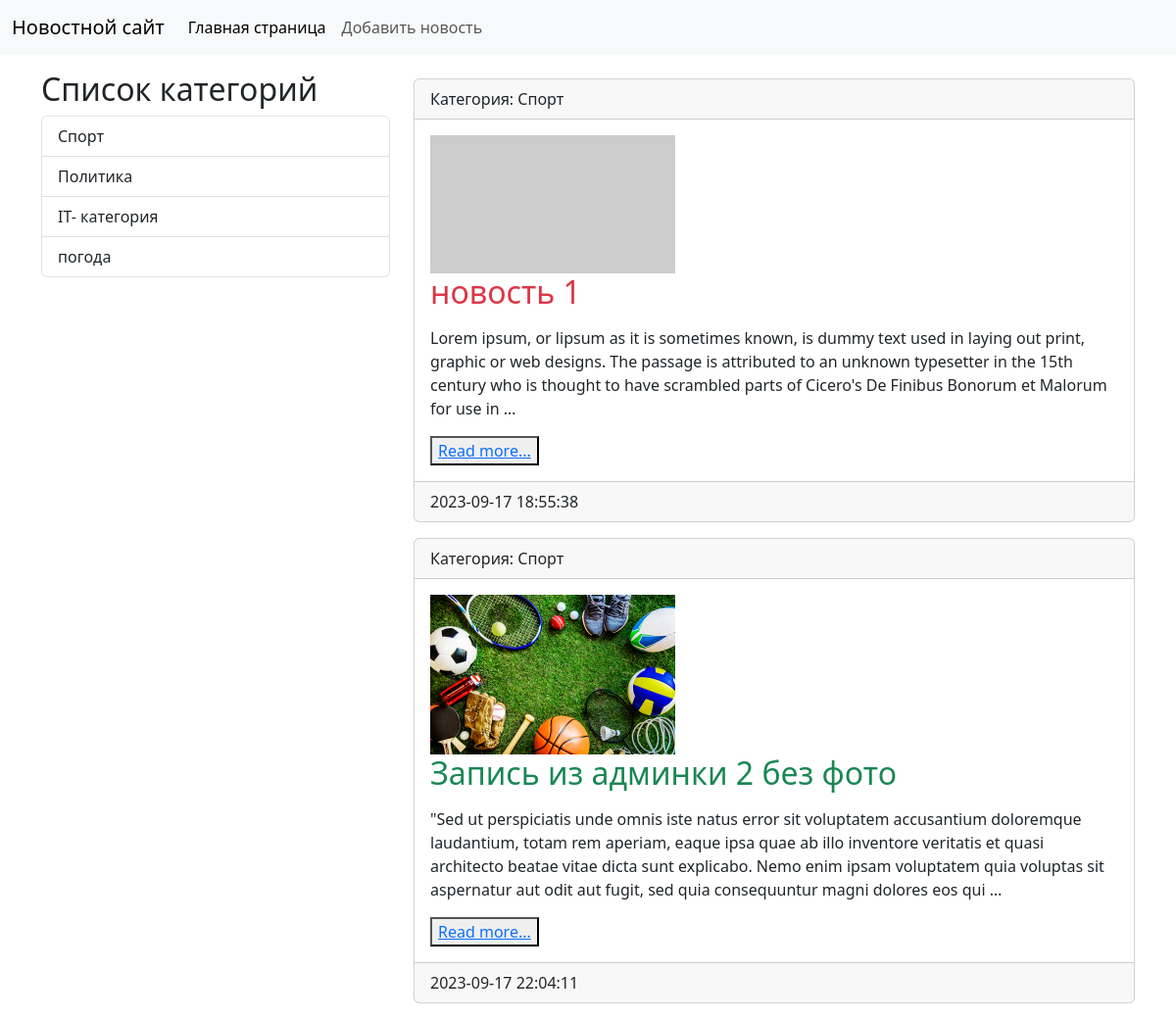
Page /category/1/ on the committed database.
### news_2/models.py (models this page shows, shortened)
class Category(models.Model):
    title = models.CharField(max_length=255, db_index=True, verbose_name='Имя категории')
    class Meta:
        verbose_name = 'Категорию'
        verbose_name_plural = 'Категории'
        ordering = ['id']
    def __str__(self):
        return self.title
    def get_absolute_url(self):
        return reverse('category', kwargs={'category_id': self.pk})

class News(models.Model):
    title = models.CharField(max_length=255, verbose_name='Заголовок')
    content = models.TextField(blank=True,verbose_name='Контент')
    created_at = models.DateTimeField(auto_now_add=True, verbose_name='Дата создания')
    updated_at = models.DateTimeField(auto_now=True, verbose_name='Дата обновления')
    photo = models.ImageField(upload_to='photos/%Y/%m/%d/', blank=True, verbose_name='фото')
    is_published = models.BooleanField(default=True, verbose_name='Опубликовано')
    category = models.ForeignKey('Category', on_delete=models.PROTECT, null=True, verbose_name='Категории')
    slug = models.SlugField(null=True, max_length=150, unique=True, db_index=True, verbose_name='URL')
    class Meta:
        verbose_name = 'Новость'
        verbose_name_plural = 'Новости'
        ordering = ['id']  # для сортировки наших новостей
    def get_absolute_url(self):
        return reverse('view_new', kwargs={'new_slug': self.slug})

### news_2/views.py (the view)
# urls.py: path('category/<int:category_id>/', views.category, name='category'),
def category(request, category_id):
    news = News.objects.filter(category_id=category_id)
    category = Category.objects.get(pk=category_id)
    context = {
        'news': news,
        'category': category,
    }
    return render(request, 'news_2/category.html', context)

### news_2/templatetags/news_2_tags.py (called while the page is built)
@register.inclusion_tag('news_2/list_categories.html')
def show_categories():
    categories = Category.objects.all()
    return {'categories': categories}

### news_2/templates/news_2/category.html (shortened to what this page needs)
{% extends 'base.html' %}
{% block sidebar %}
    {% include 'inc/_sidebar.html' %}
{% endblock %}
{% block content %}
    {% for item in news %}
        <div class="card mb-3">
        <div class="card-header">
            Категория: {{ item.category }}
        </div>
        <div class="card-body">
        <div class="media-body">
           {% if item.photo %}
                <img src="{{ item.photo.url }}" alt="" width="250" class="mr-3">
           {% else %}
                <img src="https://loremflickr.com/640/360" alt="" width="250" class="mr-3">
           {% endif %}
       </div>
        <h2 class="card-title {% cycle 'text-danger' 'text-success'%}">{{ item.title }}</h2>
            {% autoescape off %}
            <p class="card-text">{{ item.content|linebreaks|truncatewords:50 }}</p>
            {% endautoescape %}
        <button class="button" type="button" ontouchstart>
            <div class="button-top"><a href="{{ item.get_absolute_url }}">Read more...</a></div>
        </button>
    </div>
        <div class="card-footer text-muter">
            {{ item.created_at|date:"Y-m-d H:i:s" }}
        </div>
    </div>
    {%endfor %}
{% endblock %}

### news_2/templates/news_2/list_categories.html
<h2>Список категорий</h2>
<div class="list-group">
    {% for item in categories %}
    <a href="{{ item.get_absolute_url }}" class="list-group-item list-group-item-action">{{ item.title }}</a>
    {% endfor %}
</div>

### rows in the picture
Category: title "Спорт"
Category: title "Политика"
Category: title "IT- категория"
Category: title "погода"
News: category "Спорт", title "новость 1", content "Lorem ipsum, or lipsum as it is sometimes known, is dummy text used in laying out print, graphic or web designs. The passage is attributed to an unknown typesetter in the 15th century who is thought to have scrambled parts of Cicero's De Finibus Bonorum et Malorum for use in …", created_at "2023-09-17 18:55:38"
News: category "Спорт", photo (picture), title "Запись из админки 2 без фото", content "\"Sed ut perspiciatis unde omnis iste natus error sit voluptatem accusantium doloremque laudantium, totam rem aperiam, eaque ipsa quae ab illo inventore veritatis et quasi architecto beatae vitae dicta sunt explicabo. Nemo enim ipsam voluptatem quia voluptas sit aspernatur aut odit aut fugit, sed quia consequuntur magni dolores eos qui …", created_at "2023-09-17 22:04:11"
